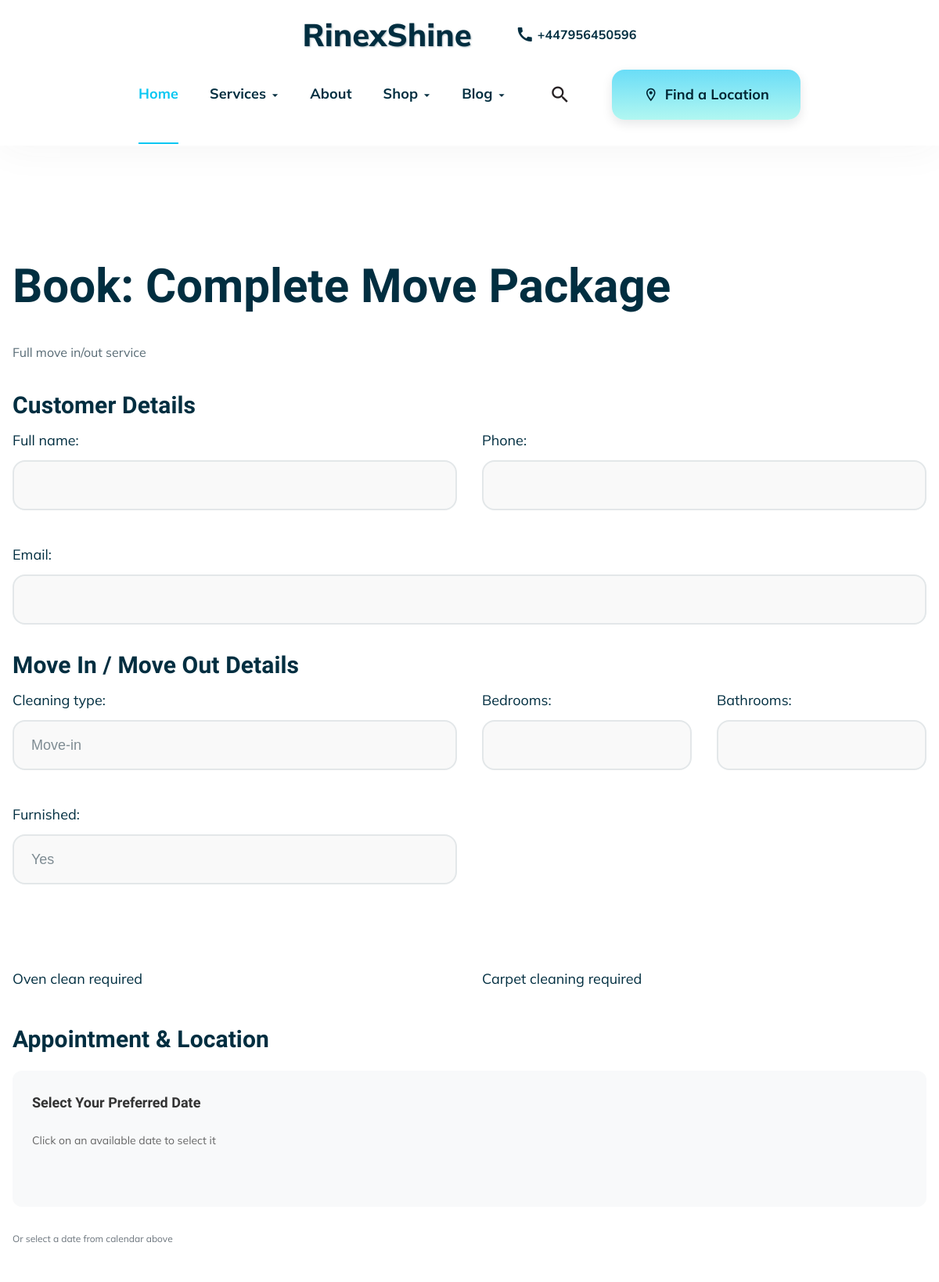
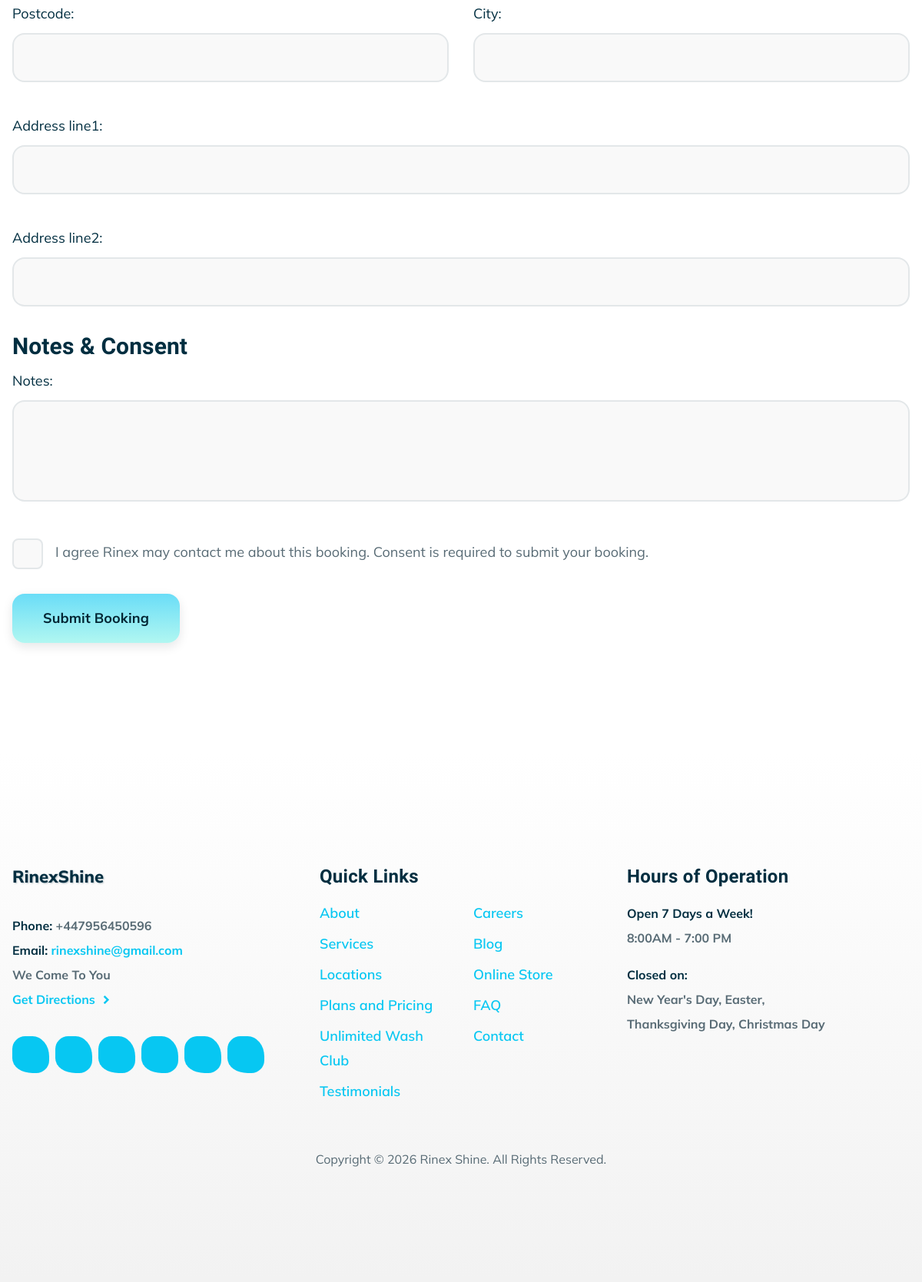
The page /book/complete-move-package/ on the database its author committed (2 pictures, top to bottom).
### services/models.py (models this page shows, shortened)
class SubService(models.Model):
    service_group = models.CharField(max_length=40, choices=SERVICE_GROUP_CHOICES)
    name = models.CharField(max_length=120)
    slug = models.SlugField(unique=True)
    short_description = models.CharField(max_length=255, blank=True)
    long_description = models.TextField(blank=True)
    requires_address = models.BooleanField(default=True)
    active = models.BooleanField(default=True)
    min_price = models.DecimalField(
        max_digits=8,
        decimal_places=2,
        null=True,
        blank=True,
        validators=[MinValueValidator(Decimal("0.00"))],
        help_text="Lower end of price range (e.g., 46.00)"
    )
    max_price = models.DecimalField(
        max_digits=8,
        decimal_places=2,
        null=True,
        blank=True,
        validators=[MinValueValidator(Decimal("0.00"))],
        help_text="Upper end of price range (e.g., 77.00)"
    )
    duration_minutes = models.PositiveIntegerField(
        null=True,
        blank=True,
        help_text="Estimated duration in minutes (e.g., 90)"
    )
    class Meta:
        ordering = ["service_group", "name"]

### bookings/views.py (the view)
# urls.py: path("<slug:subservice_slug>/", views.book_subservice, name="book_subservice"),
def book_subservice(request, subservice_slug):
    print(f"Looking for service with slug: {subservice_slug}")
    subservice = get_object_or_404(SubService, slug=subservice_slug, active=True)
    print(f"Found service: {subservice.name}")
    form_cls, template_name = FORM_MAP[subservice.service_group]
    availability = []
    availability_by_date = {}
    calendar_error = None
    try:
        pass
    except Exception:
        calendar_error = (
            "We could not load live availability right now. "
            "Please try again shortly or contact Rinex Shine directly."
        )
    for slot in availability:
        date_str = slot["date"].strftime("%Y-%m-%d")
        if date_str not in availability_by_date:
            availability_by_date[date_str] = []
        availability_by_date[date_str].append(slot)
    availability_by_date = {
        date: availability_by_date[date]
        for date in sorted(availability_by_date.keys())
    }
    if request.method == "POST":
        try:
            form = form_cls(request.POST)
            print(f"Form data: {request.POST}")
            print(f"Form is valid: {form.is_valid()}")
            if not form.is_valid():
                print(f"Form errors: {form.errors}")
                print(f"Form non-field errors: {form.non_field_errors()}")
            if form.is_valid():
                booking = form.save(commit=False)
                booking.subservice = subservice
                if subservice.requires_address:
                    missing = []
                    if not booking.postcode:
                        missing.append("postcode")
                    if not booking.address_line1:
                        missing.append("address")
                    if not booking.city:
                        missing.append("city")
                    if missing:
                        form.add_error(None, "Address details are required for this service.")
                        return render(
                            request,
                            template_name,
                            {
                                "form": form,
                                "subservice": subservice,
                                "availability_by_date": availability_by_date,
                                "calendar_error": calendar_error,
                            },
                        )
                extra = {}
                for key in form.cleaned_data:
                    if key not in form.Meta.fields:
                        extra[key] = form.cleaned_data[key]
                booking.extra = extra
                booking.save()
                return redirect("bookings:thank_you")
            else:
                return render(
                    request,
                    template_name,
                    {
                        "form": form,
                        "subservice": subservice,
                        "availability_by_date": availability_by_date,
                        "calendar_error": calendar_error,
                    },
                )
        except Exception as e:
            print(f"Error in POST handling: {e}")
            import traceback
            traceback.print_exc()
            form = form_cls()
            return render(
                request,
                template_name,
                {
                    "form": form,
                    "subservice": subservice,
                    "availability_by_date": availability_by_date,
                    "calendar_error": calendar_error,
                    "error": "An error occurred while processing your booking. Please try again.",
                },
            )
    else:
        form = form_cls()
        if "date" in request.GET and "selected_date" in form.fields:
            form.fields["selected_date"].initial = request.GET.get("date")
        if "start_time" in request.GET and "selected_start_time" in form.fields:
            form.fields["selected_start_time"].initial = request.GET.get("start_time")
        if "end_time" in request.GET and "selected_end_time" in form.fields:
            form.fields["selected_end_time"].initial = request.GET.get("end_time")
    return render(
        request,
        template_name,
        {
            "form": form,
            "subservice": subservice,
            "availability_by_date": availability_by_date,
            "calendar_error": calendar_error,
        },
    )

### bookings/forms.py
class MoveInOutBookingForm(BaseBookingForm):
    cleaning_type = forms.ChoiceField(
        choices=[("move-in", "Move-in"), ("end-tenancy", "End of tenancy")],
        widget=forms.Select(attrs={"class": "form-control"})
    )
    bedrooms = forms.IntegerField(
        min_value=0,
        max_value=10,
        widget=forms.NumberInput(attrs={"class": "form-control"})
    )
    bathrooms = forms.IntegerField(
        min_value=1,
        max_value=10,
        widget=forms.NumberInput(attrs={"class": "form-control"})
    )
    furnished = forms.ChoiceField(
        choices=[("yes", "Yes"), ("no", "No")],
        widget=forms.Select(attrs={"class": "form-control"})
    )
    oven_clean = forms.BooleanField(required=False)
    carpet_clean = forms.BooleanField(required=False)

### templates/bookings/move_in_out_booking.html (shortened to what this page needs)
{% extends "base.html" %}
{% block content %}
<div class="mad-content no-pd">
  <div class="container">
    <article class="mad-section">
      <h2 class="mad-title">Book: {{ subservice.name }}</h2>
      {% if subservice.short_description %}<p>{{ subservice.short_description }}</p>{% endif %}
      <form method="post">
        <h5 class="mad-title">Customer Details</h5>
        <div class="row">
          <div class="col-md-6">{{ form.full_name.label_tag }}{{ form.full_name }}{{ form.full_name.errors }}</div>
          <div class="col-md-6">{{ form.phone.label_tag }}{{ form.phone }}{{ form.phone.errors }}</div>
          <div class="col-12">{{ form.email.label_tag }}{{ form.email }}{{ form.email.errors }}</div>
        </div>
        <h5 class="mad-title">Move In / Move Out Details</h5>
        <div class="row">
          <div class="col-md-6">{{ form.cleaning_type.label_tag }}{{ form.cleaning_type }}{{ form.cleaning_type.errors }}</div>
          <div class="col-md-3">{{ form.bedrooms.label_tag }}{{ form.bedrooms }}{{ form.bedrooms.errors }}</div>
          <div class="col-md-3">{{ form.bathrooms.label_tag }}{{ form.bathrooms }}{{ form.bathrooms.errors }}</div>
          <div class="col-md-6">{{ form.furnished.label_tag }}{{ form.furnished }}{{ form.furnished.errors }}</div>
          <div class="col-12 content-element-2"></div>
          <div class="col-md-6">
            <label style="display:flex; gap:10px; align-items:center;">
              {{ form.oven_clean }} <span>Oven clean required</span>
            </label>
          </div>
          <div class="col-md-6">
            <label style="display:flex; gap:10px; align-items:center;">
              {{ form.carpet_clean }} <span>Carpet cleaning required</span>
            </label>
          </div>
        </div>
        <h5 class="mad-title">Appointment & Location</h5>
        <div class="booking-calendar-section">
            <h6 class="calendar-title">Select Your Preferred Date</h6>
            <p class="calendar-subtitle">Click on an available date to select it</p>
        </div>
        <div class="row">
          <div class="col-md-6">
            <small class="form-text text-muted">Or select a date from calendar above</small>
          </div>
          <div class="col-md-6">{{ form.time_window.label_tag }}{{ form.time_window }}{{ form.time_window.errors }}</div>
          <div class="col-md-6">{{ form.postcode.label_tag }}{{ form.postcode }}{{ form.postcode.errors }}</div>
          <div class="col-md-6">{{ form.city.label_tag }}{{ form.city }}{{ form.city.errors }}</div>
          <div class="col-12">{{ form.address_line1.label_tag }}{{ form.address_line1 }}{{ form.address_line1.errors }}</div>
          <div class="col-12">{{ form.address_line2.label_tag }}{{ form.address_line2 }}{{ form.address_line2.errors }}</div>
        </div>
        <h5 class="mad-title">Notes & Consent</h5>
        <div class="row">
          <div class="col-12">{{ form.notes.label_tag }}{{ form.notes }}{{ form.notes.errors }}</div>
          <div class="col-12">
            <div class="form-check mb-3">
              <label class="form-check-label" for="{{ form.consent.id_for_label }}">
                I agree Rinex may contact me about this booking. Consent is required to submit your booking.
              </label>
            </div>
          </div>
        </div>
        <button class="btn btn-big" type="submit"><span>Submit Booking</span></button>
      </form>
    </article>
  </div>
</div>
{% endblock %}

### rows shown on the page
SubService: name "Complete Move Package", short_description "Full move in/out service"
